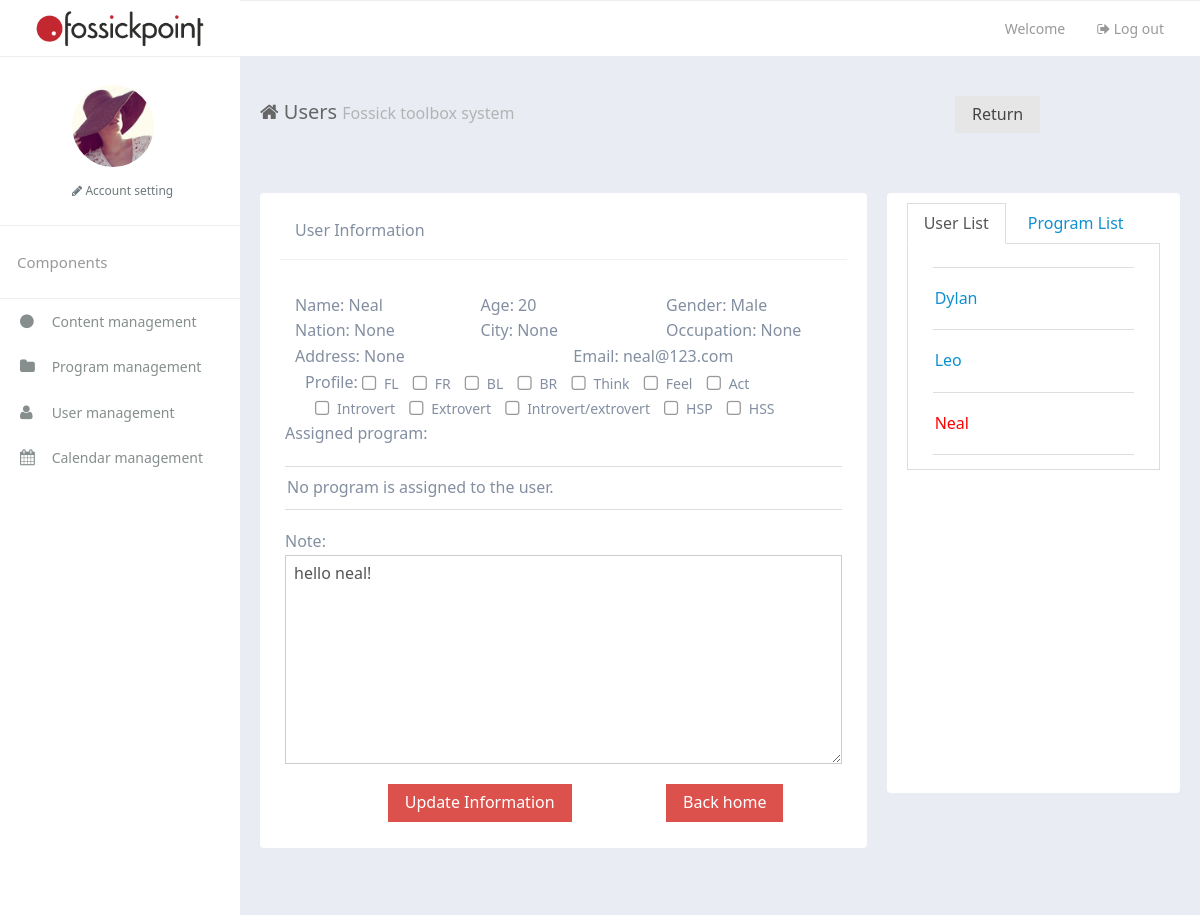
/toolbox/user/9/ (signed in), run on the app's committed database.
### toolbox/models.py (models this page shows, shortened)
class PersonalInfo(models.Model):
    user = models.ForeignKey(User)
    gender = models.IntegerField(default=0)  #0:male 1:female
    age = models.IntegerField(default=20)
    hobby = models.CharField(max_length=100)
    email = models.EmailField()
    name = models.CharField(max_length=100,default='')
    note = models.CharField(max_length=300,null=True, blank=True)
    nation = models.CharField(max_length=100,null=True, blank=True)
    city = models.CharField(max_length=100,null=True, blank=True)
    occupation = models.CharField(max_length=100,null=True, blank=True)
    address = models.CharField(max_length=200,null=True, blank=True)
    programs = models.ManyToManyField(Program)
    profile = models.ManyToManyField(Profile)

### toolbox/views.py (the view, shortened to what this page needs)
# urls.py: url(r'^user/(?P<userID>[0-9]+)/$', views.user, name="user"),
def user(request,userID=1):
    if 'uuid' in request.session:
        personalInfo = PersonalInfo.objects.get(id=userID)
        studentList = PersonalInfo.objects.filter(user__userType=1)
        programs = personalInfo.programs.all()
        programNameList = []
        for program in programs:
            programNameList.append(program.name)
        programList = Program.objects.exclude(name__in=programNameList)
        return render(request,"toolbox/user.html",{'studentList':studentList, 'programList':programList, 'user':personalInfo})
    else:
        return HttpResponse("You have not login")

### toolbox/templates/toolbox/user.html (shortened to what this page needs)
{% extends 'toolbox/_base.html' %} {% load static %}  {% block title %} Users {% endblock %}
{% block main %}
<div class="row-content am-cf">
        <div class="row am-cf">
            <div class="am-u-sm-12 am-u-md-8">
                <div class="widget am-cf">
                    <div class="widget-head am-cf">
                        <div class="widget-title am-fl">User Information</div>
                    </div>
                    <div class="widget-body am-fr">
                        <form id="userForm" class="am-form">
                            <div class="row userInfo">
                                <div class="am-u-sm-4 am-u-m-2">
                                    Name: {{user.name}}
                                </div>
                                <div class="am-u-sm-4 am-u-m-2">
                                    Age: {{user.age}}
                                </div>
                                <div class="am-u-sm-4 am-u-m-2">
                                    Gender:
                                    {% if user.gender == 0 %}
                                        Male
                                    {% else %}
                                        Female
                                    {% endif %}
                                </div>
                            </div>
                            <div class="row userInfo">
                                <div class="am-u-sm-4 am-u-m-2">
                                    Nation: {{user.nation}}
                                </div>
                                <div class="am-u-sm-4 am-u-m-2">
                                    City: {{user.city}}
                                </div>
                                <div class="am-u-sm-4 am-u-m-2">
                                    Occupation: {{user.occupation}}
                                </div>
                            </div>
                            <div class="row userInfo">
                                <div class="am-u-sm-6 am-u-m-4">
                                    Address: {{user.address}}
                                </div>
                                <div class="am-u-sm-6 am-u-m-4">
                                    Email: {{user.email}}
                                </div>
                            </div>
                            <div class="row userInfo">
                                <div class="am-u-sm-12 am-u-m-12">
                                    <div class="am-u-sm-12">
                                        Profile:
                                        <label class="am-checkbox-inline">
                                            <input type="checkbox" value="FL" data-am-ucheck id="FL1" name="profileCk" >FL
                                        </label>
                                        <label class="am-checkbox-inline">
                                            <input type="checkbox" value="FR" data-am-ucheck id="FR1" name="profileCk">FR
                                        </label>
                                        <label class="am-checkbox-inline">
                                            <input type="checkbox" value="BL" data-am-ucheck id="BL1" name="profileCk">BL
                                        </label>
                                        <label class="am-checkbox-inline">
                                            <input type="checkbox" value="BR" data-am-ucheck id="BR1" name="profileCk">BR
                                        </label>
                                        <label class="am-checkbox-inline">
                                            <input type="checkbox" value="Think" data-am-ucheck id="Think1" name="profileCk">Think
                                        </label>
                                        <label class="am-checkbox-inline">
                                            <input type="checkbox" value="Feel" data-am-ucheck id="Feel1" name="profileCk">Feel
                                        </label>
                                        <label class="am-checkbox-inline">
                                            <input type="checkbox" value="Act" data-am-ucheck id="Act1" name="profileCk">Act
                                        </label>
                                        <label class="am-checkbox-inline">
                                            <input type="checkbox" value="Introvert" data-am-ucheck id="Introvert1" name="profileCk">Introvert
                                        </label>
                                        <label class="am-checkbox-inline">
                                            <input type="checkbox" value="Extrovert" data-am-ucheck id="Extrovert1" name="profileCk">Extrovert
                                        </label>
                                        <label class="am-checkbox-inline">
                                            <input type="checkbox" value="Introvert/extrovert" data-am-ucheck id="Intorvert/extrovert1" name="profileCk">Introvert/extrovert
                                        </label>
                                        <label class="am-checkbox-inline">
                                            <input type="checkbox" value="HSP" data-am-ucheck id="HSP1" name="profileCk">HSP
                                        </label>
                                        <label class="am-checkbox-inline">
                                            <input type="checkbox" value="HSS" data-am-ucheck id="HSS1" name="profileCk">HSS
                                        </label>
                                    </div>
                                </div>
                            </div>
                            <div class="row userInfo">
                                   Assigned program:
                            </div>
                            <div class="row userInfo">
                                <ul class="am-list am-list-static">
                                    {% if user.programs.all %}
                                    {% for program in user.programs.all %}
                                    <li><span><a href="{% url 'programdetail' programID=program.id %}">{{program.name}}</a></span> <button style="margin-left:70%" class="am-btn am-btn-default am-btn-danger" onclick="removeProgram({{program.id}})" type="button">remove</button></li>
                                    {% endfor %}
                                    {% else %}
                                    <li>No program is assigned to the user.</li>
                                    {% endif %}
                                </ul>
                            </div>
                            <div class = "row userInfo">
                                Note: <textarea name="note" id="note" cols="30" rows="10">{{user.note}}</textarea>
                            </div>
                            <div class="row userInfo">
                                <div class="am-u-sm-4 am-u-m-2 am-u-md-offset-2">
                                    <button type="button" name="setting" id="update" class="am-btn am-btn-default am-btn-danger">Update Information</button>
                                </div>
                                <div class="am-u-sm-4 am-u-m-2">
                                    <button type="button" name="program" id="back" class="am-btn am-btn-default am-btn-danger">Back home</button>
                                </div>
                            </div>
                        </form>
                    </div>
                </div>
            </div>
            <div class="am-u-sm-12 am-u-md-4">
                <div class="widget am-cf"  style="height: 600px">
                    <div class="am-tabs" data-am-tabs>
                        <ul class="am-tabs-nav am-nav am-nav-tabs">
                            <li class="am-active"><a href="#tab1">User List</a></li>
                            <li><a href="#tab2">Program List</a></li>
                        </ul>
                    <div class="am-tabs-bd">
                        <div class="am-tab-panel am-fade am-in am-active" id="tab1">
                            <div class="widget-body widget-body-md am-fr">
                                <ul class="am-list am-list-static">
                                    {% if studentList %} {% for student in studentList %}
                                    {% if student.id == user.id %}
                                    <li><a href="{% url 'user' userID=student.id %}"  style="color:red">{{student.name}}</a></li>
                                    {% else %}
                                    <li ><a href="{% url 'user' userID=student.id %}">{{student.name}}</a></li>
                                    {% endif %}
                                    {% endfor %} {% endif %}
                                </ul>
                            </div>
                        </div>
                </div></div>
                </div>
            </div>
        </div>
</div>
    {% endblock %}

### toolbox/static/toolbox/css/app.css (style rules this page uses)
ul, li { list-style: none; padding: 0; margin: 0; }
.row { margin-right: -10px; margin-left: -10px; }
.widget { width: 100%; min-height: 148px; margin-bottom: 20px; border-radius: 0; position: relative; }
.widget-head { width: 100%; padding: 15px; }
.widget-title { font-size: 14px; }
.widget-body { padding: 13px 15px; width: 100%; }
.row-content { padding: 20px; }
.widget-body-md { height: 200px; }
.theme-white { background: #e9ecf3; }
.theme-white .widget-head { border-bottom: 1px solid #eef1f5; }
.theme-white .widget { padding: 10px 20px 13px; background-color: #fff; border-radius: 4px; color: #838FA1; }
.theme-white .widget-title { font-size: 16px; }
@media screen and (min-width: 641px) { [class*=am-u-] { padding-left: 10px; padding-right: 10px; } }

### toolbox/templates/toolbox/user.html (style rules this page uses)
.userInfo { margin-top: 20px; }

### data on the page
PersonalInfo: name "Neal", age "20", nation "None", city "None", occupation "None", address "None", email "neal@123.com", note "hello neal!"
PersonalInfo: name "Dylan"
PersonalInfo: name "Leo"
